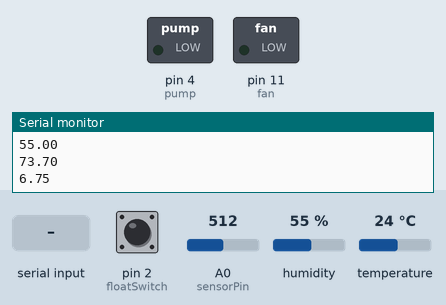
The sketch below on a simulated Arduino Uno, built with avr-gcc and run on an emulated ATmega328P. Parts: switched loads named in the sketch (green lamp = pin HIGH), the last lines printed to the serial monitor. Dashed ring = blinking. The test bench sets the inputs (shaded band); at power-on: pin 2 (floatSwitch) HIGH, A0 (sensorPin) = 512, humidity 55 %, temperature 24 °C.

Above: at 1.2 s.
1.3 s: pin 2 (floatSwitch) pulled LOW for 3.2 s
At 2.8 s:
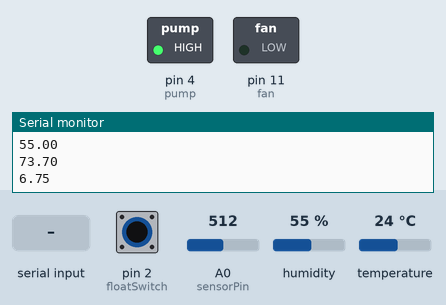
6.5 s: "A" received over Serial
At 8.0 s:
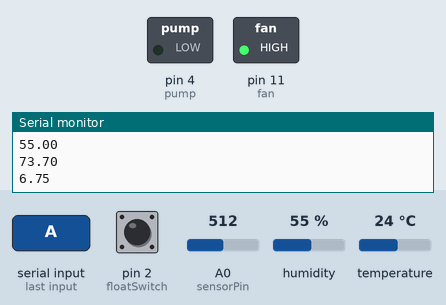
Timing chart, 0 to 9.5 s (numbered marks = the images above; inputs shaded):
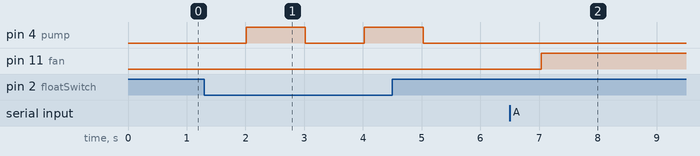

The sketch:

arduino_driver.ino
```cpp
#include <DHT.h>
#include <DHT_U.h>
#include "DHT.h"
//Make sure to install DHT22 and Adafruit Universal Libraries

#define DHTPIN 3     // DHT sensor pin
#define floatSwitch 2 //Float input pin
#define led 13        //LED pin
#define fan 11 //fan pin
#define pump 4 //pump pin

#define DHTTYPE DHT22   // DHT 22  (AM2302), AM2321
DHT dht(DHTPIN, DHTTYPE); // Initialize DHT sensor.

#define sensorPin A0
#define offset -2.00 //Calibration Variable
int pHRead;
float temp_max=200;  //used for debugging
//initialize variables used in timer code
int pump_timer;
int light_timer;
int pump_timer_off;
int light_timer_off;
float time_run;
float light_end=0;
float light_on=0;
float pump_end=0;
bool pump_on=0;
bool pump_switch=0;
float pump_switch_end=0;
int on=0;

void setup() {
  pinMode(floatSwitch,INPUT_PULLUP);  //pin initialization
  pinMode(fan,OUTPUT);
  pinMode(pump,OUTPUT);
  Serial.begin(9600);

  //dht sensor
  dht.begin();  //temp sensor initialization
}

void loop() {
  char serIn;

  //temperature sensor code
  // Reading temperature or humidity takes about 250 milliseconds!
  // Sensor readings may also be up to 2 seconds 'old' (its a very slow sensor)
  float h = dht.readHumidity();
  //float h=20; //used for debugging
  // Read temperature as Celsius (the default)
  //float t = dht.readTemperature();
  // Read temperature as Fahrenheit (isFahrenheit = true)
  float f = dht.readTemperature(true)-1.5;
  //float f=70;  //used for debugging

  // Check if any reads failed and exit early (to try again).

  if (isnan(h) || isnan(f)) {
    float failed=-1;
    Serial.println(failed);
    return;
  }


  // Compute heat index in Fahrenheit (the default)
  //float hif = dht.computeHeatIndex(f, h);
  // Compute heat index in Celsius (isFahreheit = false)
  //float hic = dht.computeHeatIndex(t, h, false);

  //float switch
  int floatVal = digitalRead(floatSwitch);

  //pH sensor
  static float pHValue, pHVoltage;
  pHRead = analogRead(sensorPin);
  pHVoltage = pHRead*5.0/1024;
  pHValue = 3.5*pHVoltage + offset;
  //static float pHValue=7.1;  //used for debugging

  if (floatVal == 1){
    Serial.println(floatVal);  //send float sensor data to serial port
  }
  else{
    Serial.println(floatVal);
  }

    Serial.println(h);  //send sensor data to serial port
    Serial.println(f);
    Serial.println(pHValue);

    //data from pi
  while(Serial.available()>0){
    serIn=Serial.read();
    if (serIn=='A') { //Patio Tomato
      temp_max=30;
      pump_timer=900;
      pump_timer_off=13500;  //timer values for each plant
      light_timer=43200;
      light_timer_off=43200;
      pump_end=0;
      pump_on=0;
      light_end=0;
      light_on=0;
    }
    else if (serIn=='B') {  //Spinach
      temp_max=30;
      pump_timer=900;
      pump_timer_off=13500;
      light_timer=64800;
      light_timer_off=21600;
      pump_end=0;
      pump_on=0;
      light_end=0;
      light_on=0;
    }
    else if(serIn=='C') {  //Broccoli
      temp_max=30;
      pump_timer=900;
      pump_timer_off=43200;
      light_timer=64800;
      light_timer_off=21600;
      pump_end=0;
      pump_on=0;
      light_end=0;
      light_on=0;
    }
    else if(serIn=='D') {  //if pump button is pressed
      pump_switch=1;
    }
  }

  if(f>temp_max)
  {
    digitalWrite(fan,HIGH);   //if temp is too hot turn on fan
  }
  else
  {
    digitalWrite(fan,LOW);  //if temp is back in range turn fan off
  }

  time_run=millis()/1000;  //time in seconds arduino has been running

  if(pump_switch==1)  //if pump button has been pressed
  {
    if(pump_switch_end==0)  //first pass through loop
    {
      if(floatVal==on)  //float sensor indicates pumping is ok
        digitalWrite(pump,HIGH); //pump
      pump_switch_end=time_run+30;  //set end time of pumping to be 30 seconds
    }

    if(time_run>=pump_switch_end) //if 30 seconds of pumping is up
    {
      digitalWrite(pump,LOW); //turn pump off
      pump_switch_end=0;  //reset variables
      pump_switch=0;
    }
    else  //otherwise pump is still in 30 second time period
      if(floatVal==!on)  //if float says not ok to pump turn off pump
        digitalWrite(pump,LOW);
  }

  if(pump_end==0)  //first time through loop
  {
    if(floatVal==on&&pump_switch==0) //as long as pumping is allowed by float value and pump button hasnt been pressed
      digitalWrite(pump,HIGH); //begin pumping
    pump_end=time_run+pump_timer;  //pump for time given above
    pump_on=1; //set pump to being on
  }

  if(pump_on==1) //if pump is already on
  {
    if(time_run>=pump_end) //time is now outside of pumping time period
    {
      if(pump_switch==0) //if pump button hasn't been pressed turn off pump
        digitalWrite(pump,LOW);
      pump_on=0;
      pump_end=time_run+pump_timer_off;
    }
    else
      if(floatVal==!on&&pump_switch==0) //else still pumping
        digitalWrite(pump,LOW);
  }
  else if(pump_on==0) //pump is currently off
  {
    if(time_run>=pump_end)  //pump should begin to pump
    {
      if(floatVal==on&&pump_switch==0)  //as long as resevor has water and pump button not pressed begin pumping
        digitalWrite(pump,HIGH);
      pump_on=1;
      pump_end=time_run+pump_timer;  //set amount of time for pump to be on
    }
  }


  if(light_end==0)  //light timer code is same as pump timer except with different timer values and it isn't affected by the float sensor or pump button
  {

    digitalWrite(led,HIGH);
    light_end=time_run+light_timer;
    light_on=1;
  }

  if(light_on==1)
  {
    if(time_run>=light_end)
    {
      digitalWrite(led,LOW);
      light_on=0;
      light_end=time_run+light_timer_off;
    }
  }
  else if(light_on==0)
  {
    if(time_run>=light_end)
    {
      digitalWrite(led,HIGH);
      light_on=1;
      light_end=time_run+light_timer;
    }
  }

  delay(1000); //one second delay between loop iterations


}
```

Measured:
- after the input at 1.3 s, pin 4 (pump): alternates HIGH for 1.0 s and LOW for 1.0 s, starting after 0.72 s
- after the input at 6.5 s, pin 11 (fan): LOW → HIGH after 0.53 s
